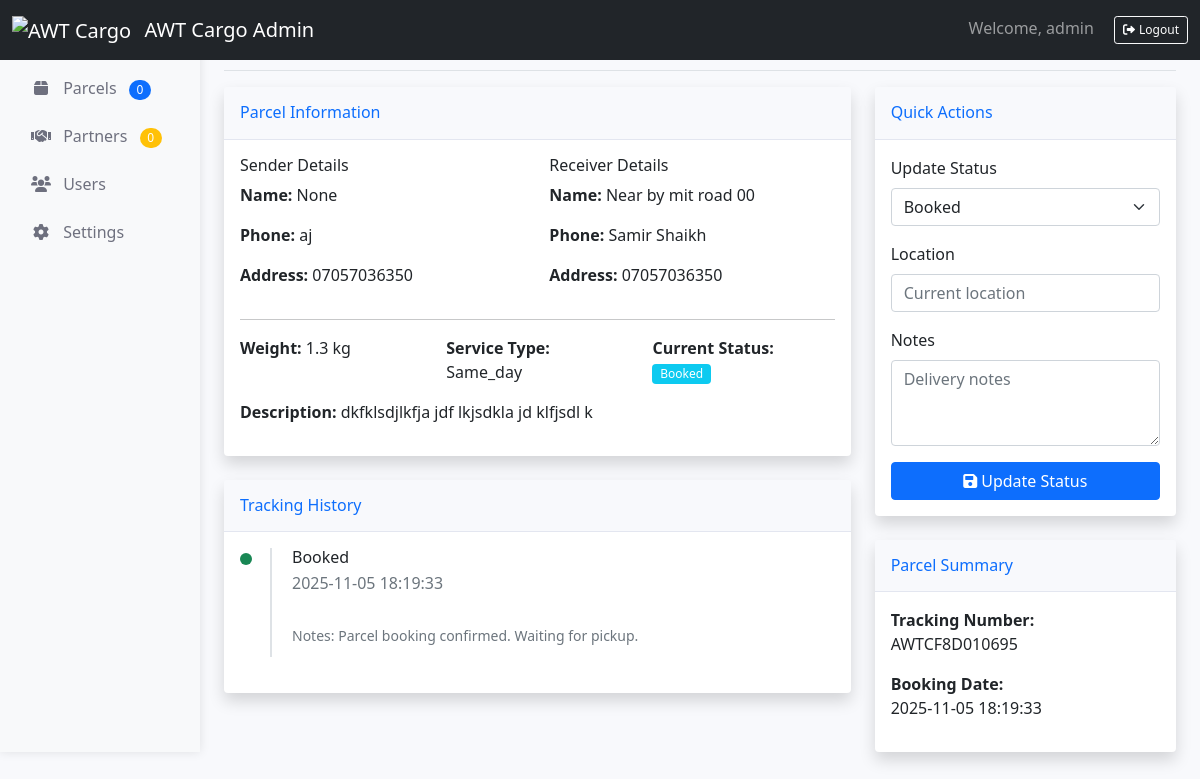
Screenshot of /admin/parcel/AWTCF8D010695 (signed in) with the database file from the repository.
### tables this page shows
CREATE TABLE parcels (
            id INTEGER PRIMARY KEY AUTOINCREMENT,
            tracking_number TEXT UNIQUE NOT NULL,
            user_id INTEGER,
            sender_name TEXT NOT NULL,
            sender_phone TEXT NOT NULL,
            sender_address TEXT NOT NULL,
            receiver_name TEXT NOT NULL,
            receiver_phone TEXT NOT NULL,
            receiver_address TEXT NOT NULL,
            parcel_weight DECIMAL,
            parcel_description TEXT,
            service_type TEXT,
            status TEXT DEFAULT 'Booked',
            booking_date DATETIME DEFAULT CURRENT_TIMESTAMP,
            estimated_delivery DATE,
            FOREIGN KEY (user_id) REFERENCES users (id)
        );

CREATE TABLE tracking_updates (
            id INTEGER PRIMARY KEY AUTOINCREMENT,
            tracking_number TEXT NOT NULL,
            status TEXT NOT NULL,
            location TEXT,
            update_time DATETIME DEFAULT CURRENT_TIMESTAMP,
            notes TEXT
        );

### app.py (the view)
@app.route('/admin/parcel/<tracking_number>')
@admin_required
def admin_parcel_detail(tracking_number):
    conn = get_db_connection()
    c = conn.cursor()
    c.execute('SELECT * FROM parcels WHERE tracking_number = ?', (tracking_number,))
    parcel = c.fetchone()
    c.execute('SELECT * FROM tracking_updates WHERE tracking_number = ? ORDER BY update_time DESC', (tracking_number,))
    updates = c.fetchall()
    conn.close()
    if parcel:
        return render_template('admin/parcel_detail.html', parcel=parcel, updates=updates)
    else:
        flash('Parcel not found', 'error')
        return redirect(url_for('admin_parcels'))

### app.py (called while the page is built)
def get_db_connection():
    return sqlite3.connect(DB_PATH)

def admin_required(f):
    from functools import wraps
    @wraps(f)
    def decorated_function(*args, **kwargs):
        if 'admin_logged_in' not in session:
            flash('Please login as administrator', 'error')
            return redirect(url_for('admin_login'))
        return f(*args, **kwargs)
    return decorated_function

### templates/admin/parcel_detail.html (shortened to what this page needs)
{% extends "admin/base.html" %}
{% block header_buttons %}
    <div class="btn-group">
        <a href="{{ url_for('admin_parcels') }}" class="btn btn-sm btn-outline-secondary">
        </a>
    </div>
{% endblock %}
{% block content %}
<div class="row">
    <div class="col-lg-8">
        <div class="card shadow mb-4">
            <div class="card-header py-3">
                <h6 class="m-0 font-weight-bold text-primary">Parcel Information</h6>
            </div>
            <div class="card-body">
                <div class="row">
                    <div class="col-md-6">
                        <h6>Sender Details</h6>
                        <p><strong>Name:</strong> {{ parcel[2] }}</p>
                        <p><strong>Phone:</strong> {{ parcel[3] }}</p>
                        <p><strong>Address:</strong> {{ parcel[4] }}</p>
                    </div>
                    <div class="col-md-6">
                        <h6>Receiver Details</h6>
                        <p><strong>Name:</strong> {{ parcel[5] }}</p>
                        <p><strong>Phone:</strong> {{ parcel[6] }}</p>
                        <p><strong>Address:</strong> {{ parcel[7] }}</p>
                    </div>
                </div>
                <hr>
                <div class="row">
                    <div class="col-md-4">
                        <p><strong>Weight:</strong> {{ parcel[9] }} kg</p>
                    </div>
                    <div class="col-md-4">
                        <p><strong>Service Type:</strong> {{ parcel[11]|title }}</p>
                    </div>
                    <div class="col-md-4">
                        <p><strong>Current Status:</strong>
                            <span class="badge
                                {% if parcel[12] == 'Delivered' %}bg-success
                                {% elif parcel[12] == 'In Transit' %}bg-warning
                                {% elif parcel[12] == 'Booked' %}bg-info
                                {% else %}bg-secondary{% endif %}">
                                {{ parcel[12] }}
                            </span>
                        </p>
                    </div>
                </div>
                {% if parcel[10] %}
                <div class="row">
                    <div class="col-12">
                        <p><strong>Description:</strong> {{ parcel[10] }}</p>
                    </div>
                </div>
                {% endif %}
            </div>
        </div>
        <div class="card shadow">
            <div class="card-header py-3">
                <h6 class="m-0 font-weight-bold text-primary">Tracking History</h6>
            </div>
            <div class="card-body">
                {% if updates %}
                <div class="timeline">
                    {% for update in updates %}
                    <div class="timeline-item {% if loop.first %}current{% endif %}">
                        <div class="timeline-marker"></div>
                        <div class="timeline-content">
                            <h6 class="mb-1">{{ update[2] }}</h6>
                            <p class="text-muted mb-1">{{ update[4] }}</p>
                            {% if update[5] %}<br><small class="text-muted">Notes: {{ update[5] }}</small>{% endif %}
                        </div>
                    </div>
                    {% endfor %}
                </div>
                {% else %}
                <p class="text-muted">No tracking updates available.</p>
                {% endif %}
            </div>
        </div>
    </div>
    <div class="col-lg-4">
        <div class="card shadow mb-4">
            <div class="card-header py-3">
                <h6 class="m-0 font-weight-bold text-primary">Quick Actions</h6>
            </div>
            <div class="card-body">
                <form method="POST" action="{{ url_for('update_parcel_status') }}">
                    <div class="mb-3">
                        <label class="form-label">Update Status</label>
                        <select name="status" class="form-select" required>
                            <option value="Booked" {% if parcel[12] == 'Booked' %}selected{% endif %}>Booked</option>
                        </select>
                    </div>
                    <div class="mb-3">
                        <label class="form-label">Location</label>
                        <input type="text" name="location" class="form-control"
                               value="{{ parcel[15] or '' }}" placeholder="Current location">
                    </div>
                    <div class="mb-3">
                        <label class="form-label">Notes</label>
                        <textarea name="notes" class="form-control" rows="3"
                                  placeholder="Delivery notes"></textarea>
                    </div>
                    <button type="submit" class="btn btn-primary w-100">
                        <i class="fas fa-save me-1"></i>Update Status
                    </button>
                </form>
            </div>
        </div>
        <div class="card shadow">
            <div class="card-header py-3">
                <h6 class="m-0 font-weight-bold text-primary">Parcel Summary</h6>
            </div>
            <div class="card-body">
                <p><strong>Tracking Number:</strong><br>{{ parcel[1] }}</p>
                <p><strong>Booking Date:</strong><br>{{ parcel[13] }}</p>
            </div>
        </div>
    </div>
</div>
{% endblock %}

### static/css/admin.css (style rules this page uses)
body { background-color: #f8f9fc; }
.card { border: none; box-shadow: 0 0.15rem 1.75rem 0 rgba(58, 59, 69, 0.15); }
.card .card-header { background-color: #f8f9fc; border-bottom: 1px solid #e3e6f0; }
.badge { font-size: 0.75em; font-weight: 500; }
.btn-group-sm > .btn, .btn-sm { padding: 0.25rem 0.5rem; font-size: 0.75rem; }

### templates/admin/parcel_detail.html (style rules this page uses)
.timeline { position: relative; padding-left: 30px; }
.timeline-item { position: relative; margin-bottom: 20px; }
.timeline-marker { position: absolute; left: -30px; top: 5px; width: 12px; height: 12px; border-radius: 50%; background-color: #6c757d; }
.timeline-item.current .timeline-marker { background-color: #198754; }
.timeline-content { padding-bottom: 10px; border-left: 2px solid #dee2e6; padding-left: 20px; }

### rows the page displays
parcels: sender_name "aj", sender_phone "07057036350", sender_address "Near by mit road 00", receiver_name "Samir Shaikh", receiver_phone "07057036350", parcel_weight "1.3", service_type "Same_day", status "Booked", parcel_description "dkfklsdjlkfja jdf lkjsdkla jd klfjsdl k", tracking_number "AWTCF8D010695", booking_date "2025-11-05 18:19:33"
tracking_updates: status "Booked", update_time "2025-11-05 18:19:33", notes "Parcel booking confirmed. Waiting for pickup."

### other values shown
{{ session.get('admin_username', 'Admin') }} "admin"
{{ parcel[2] }} "None"
